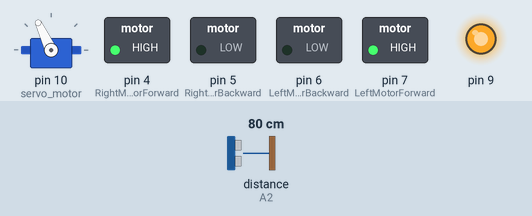
Simulated run of this sketch. Board: Arduino Uno, built with avr-gcc and run on an emulated ATmega328P. Shown: servo, switched loads named in the sketch (green lamp = pin HIGH), output pins drawn as LEDs (lit = HIGH). Inputs (shaded band) come from the test bench; at power-on: distance to the obstacle (sensor on A2) 80 cm. The echo pulse lasts 58.3 µs per cm; pins used as bus, display or sensor lines are not drawn.

Above: at 3.9 s.
4.0 s: distance to the obstacle (sensor on A2) set to 35 cm
5.5 s: distance to the obstacle (sensor on A2) set to 27 cm
At 7.2 s:
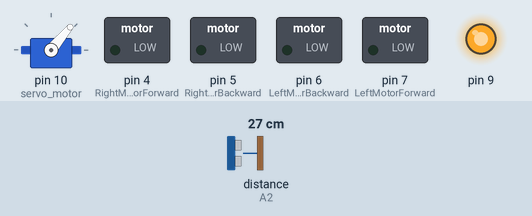
11.5 s: distance to the obstacle (sensor on A2) set to 60 cm
At 12.26 s:
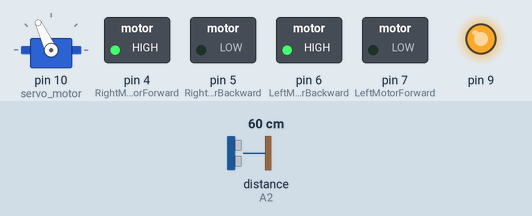
13.9 s: distance to the obstacle (sensor on A2) set to 2 cm
At 16.6 s:
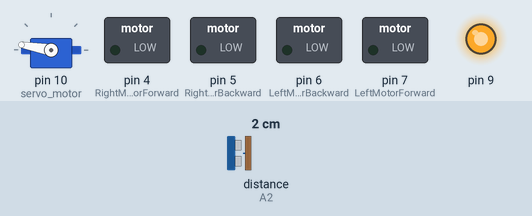
Timing chart, 0 to 17.9 s (numbered marks = the images above; inputs shaded):
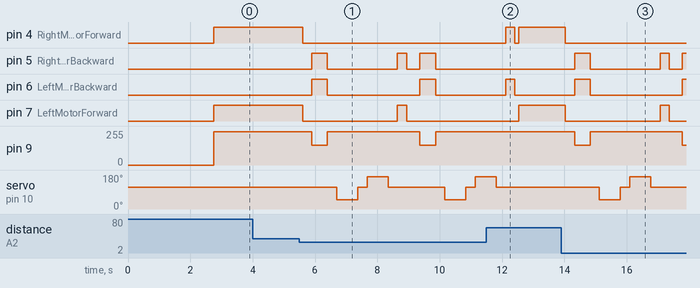

Measured:
- the behaviour switches between 31 and 30 cm on distance to the obstacle (sensor on A2) (found by bisection; images 0 and 1)
- after the input at 4.0 s, every drawn part: stays the same
- after the input at 5.5 s, pin 4 (RightMotorForward): HIGH → LOW after 0.10 s; pin 5 (RightMotorBackward): goes HIGH 0.50 s, LOW 2.2 s, HIGH 0.30 s, LOW 0.42 s, HIGH 0.50 s, then LOW, starting after 0.40 s
- after the input at 11.5 s, pin 4 (RightMotorForward): LOW → HIGH after 0.61 s, → LOW 0.30 s later, → HIGH 0.12 s later; pin 5 (RightMotorBackward): stays LOW (without the input it goes to HIGH after 0.61 s); pin 9: stays 250/255 (without the input it goes to 150/255 after 1.3 s)
- after the input at 13.9 s, pin 4 (RightMotorForward): HIGH → LOW after 0.12 s; pin 5 (RightMotorBackward): goes HIGH 0.50 s, LOW 2.2 s, HIGH 0.30 s, LOW 0.42 s, then HIGH, starting after 0.42 s

The sketch:

obstical_car.ino
```cpp
#include <Servo.h>
#include <NewPing.h>

const int LeftMotorForward = 7;
const int LeftMotorBackward = 6;
const int RightMotorForward = 4;
const int RightMotorBackward = 5;

#define trig_pin A1
#define echo_pin A2

#define maximum_distance 200
boolean goesForward = false;
int distance = 100;

NewPing sonar(trig_pin, echo_pin, maximum_distance);
Servo servo_motor;

void setup(){
  pinMode(RightMotorForward, OUTPUT);
  pinMode(LeftMotorForward, OUTPUT);
  pinMode(LeftMotorBackward, OUTPUT);
  pinMode(RightMotorBackward, OUTPUT);

  servo_motor.attach(10);

  servo_motor.write(115);
  delay(2000);
  distance = readPing();
  delay(100);
  distance = readPing();
  delay(100);
  distance = readPing();
  delay(100);
  distance = readPing();
  delay(100);
}

void loop(){
  int distanceRight = 0;
  int distanceLeft = 0;
  delay(50);

  if (distance <= 30){
    moveStop();
    delay(300);
    moveBackward();
    delay(500);
    moveStop();
    delay(300);
    distanceRight = lookRight();
    delay(300);
    distanceLeft = lookLeft();
    delay(300);

    if (distance >= distanceLeft){
      turnRight();
      moveStop();
    }
    else{
      turnLeft();
      moveStop();
    }
  }
  else{
    moveForward();
  }
  distance = readPing();
}

int lookRight(){
  servo_motor.write(50);
  delay(500);
  int distance = readPing();
  delay(100);
  servo_motor.write(115);
  return distance;
}

int lookLeft(){
  servo_motor.write(170);
  delay(500);
  int distance = readPing();
  delay(100);
  servo_motor.write(115);
  return distance;
  delay(100);
}

int readPing(){
  delay(70);
  int cm = sonar.ping_cm();
  if (cm==0){
    cm=250;
  }
  return cm;
}

void moveStop(){
  digitalWrite(RightMotorForward, LOW);
  digitalWrite(LeftMotorForward, LOW);
  digitalWrite(RightMotorBackward, LOW);
  digitalWrite(LeftMotorBackward, LOW);
  analogWrite(9,250);
  analogWrite(10,250);
}

void moveForward(){
  if(!goesForward){
    goesForward=true;

    digitalWrite(LeftMotorForward, HIGH);
    digitalWrite(RightMotorForward, HIGH);

    digitalWrite(LeftMotorBackward, LOW);
    digitalWrite(RightMotorBackward, LOW);
    analogWrite(9,250);
    analogWrite(10,250);
  }
}

void moveBackward(){
  goesForward=false;

  digitalWrite(LeftMotorBackward, HIGH);
  digitalWrite(RightMotorBackward, HIGH);

  digitalWrite(LeftMotorForward, LOW);
  digitalWrite(RightMotorForward, LOW);
  analogWrite(9,150);
  analogWrite(10,150);
}

void turnRight(){
  digitalWrite(LeftMotorForward, HIGH);
  digitalWrite(RightMotorBackward, HIGH);

  digitalWrite(LeftMotorBackward, LOW);
  digitalWrite(RightMotorForward, LOW);

  delay(300);

  digitalWrite(LeftMotorForward, HIGH);
  digitalWrite(RightMotorForward, HIGH);

  digitalWrite(LeftMotorBackward, LOW);
  digitalWrite(RightMotorBackward, LOW);
}

void turnLeft(){
  digitalWrite(LeftMotorBackward, HIGH);
  digitalWrite(RightMotorForward, HIGH);

  digitalWrite(LeftMotorForward, LOW);
  digitalWrite(RightMotorBackward, LOW);

  delay(300);

  digitalWrite(LeftMotorForward, HIGH);
  digitalWrite(RightMotorForward, HIGH);

  digitalWrite(LeftMotorBackward, LOW);
  digitalWrite(RightMotorBackward, LOW);
}
```
